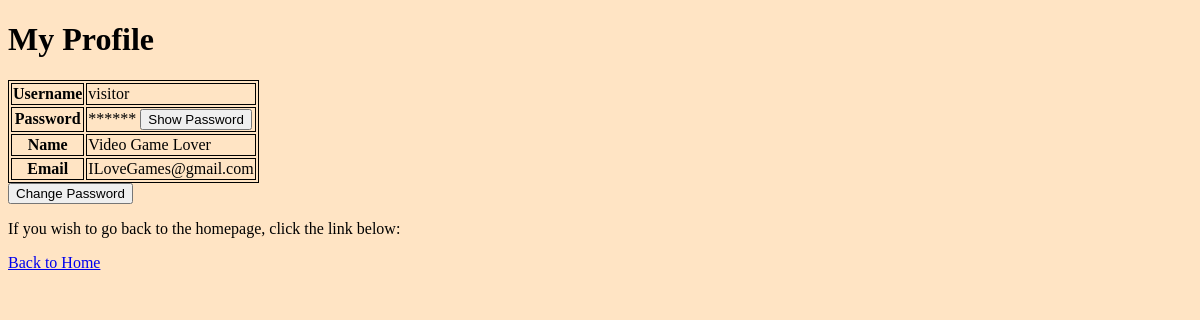
Page /myprofile (signed in) on the committed database.
### tables this page shows
CREATE TABLE User(username TEXT PRIMARY KEY, password TEXT NOT NULL,name TEXT NOT NULL,email TEXT NOT NULL,isAdmin BOOLEAN NOT NULL);

### main.py (the view, shortened to what this page needs)
@app.route("/myprofile", methods=["GET", "POST"])
def myprofile():
    if "username" in session:
        conn = sqlite3.connect("game.db")
        c = conn.cursor()
        c.execute("SELECT * FROM User WHERE username = ?", (session["username"],))
        user = c.fetchone()
        c.execute("SELECT * FROM User WHERE username = ?", (session["username"],))
        user = c.fetchone()
        conn.close()
        return render_template("myprofile.html", user = user)
    else:
        return render_template("homepage.html")

### templates/myprofile.html (shortened to what this page needs)
<!DOCTYPE html>
<html lang="en">
<head>
    <link rel="stylesheet" href="static/style.css">
</head>
<body>
<h1>My Profile</h1>
<table>
    <tr>
        <th>Username</th>
        <td>{{ user[0] }}</td>
    </tr>
    <tr>
        <th>Password</th>
        <td>
            <div class = "password-container">
            <span id="password" class="hidden-password" data-shown="false" data-real-password="{{ user[1] }}">******</span>
            <button id = "showPassword" onclick="togglePassword(this)">Show Password</button>
            </div>
        </td>
    </tr>
    <tr>
        <th>Name</th>
        <td>{{ user[2] }}</td>
    </tr>
    <tr>
        <th>Email</th>
        <td>{{ user[3] }}</td>
    </tr>
</table>
<button onclick="changePassword()">Change Password</button>
<p>If you wish to go back to the homepage, click the link below:</p>
<a href="/homepage">Back to Home</a>
</body>
</html>

### static/style.css (style rules this page uses)
body { background-color: bisque; }
table, th, td { border: 1px solid; }
.checkbox-group, p { display: flex; flex-wrap: wrap; gap: 10px; }

### rows in the picture
User: username "visitor", name "Video Game Lover", email "ILoveGames@gmail.com"
